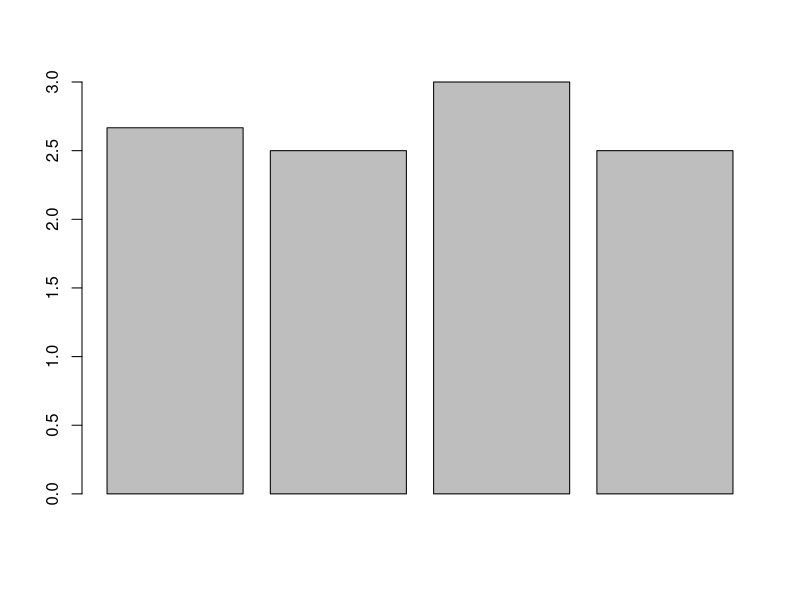

This chart was generated by the following R code:
## ---- chunk 1
my_vector <- c(1, 2, 3, 4)

#print the vector
my_vector
## ---- chunk 2
char_vector <- c("I", "love", "to", "code", "in", "R.")

char_vector
## ---- chunk 3
length(char_vector)
## ---- chunk 4
b <- c(1, 2, 3, 4)

# You can add one to each element of the vector
b + 1
## ---- chunk 5
c <- c(pop = 10, soda = 20, cola = 30)

c
## ---- chunk 6
char_vector_2 <- c("But", "Python", "is", "ok", "too.")

c(char_vector, char_vector_2)
## ---- chunk 7
limb_meas <- c(humerus = 10, femur = 20, tibiofibula = 25)

limb_meas
## ---- chunk 8
body_size <- 40
## ---- chunk 9
dec <- c(3.24, 5.4, 2.04, 6.55)

typeof(dec)
## ---- chunk 10
mix_vec <- c(1, "two", 3L)

mix_vec

typeof(mix_vec)
## ---- chunk 11
my_nums <- c(3, 5, 5)

mean(my_nums)
## ---- chunk 12
factorial(my_nums)
## ---- chunk 13
vec <- c(1, 2, 3, 4, 5)

vec2 <- c(4, 3, 2, 6, 8)

pmax(vec, vec2)
## ---- chunk 14
sentence_1 <- c("I", "want", "a", "pet", "turtle")

sentence_2 <- c("It", "will", "be", "green", "and", "brown")
## ---- chunk 15
z <- c(10, 11, 12, 13, 14, 15)

z[3] 
## ---- chunk 16
z[c(1, 4, 5)]
## ---- chunk 17
sentence_1 <- c("I", "want", "a", "pet", "turtle")
## ---- chunk 18
# hh = household
hh_1 <- c(2, 3, 3)
hh_2 <- c(3, 2, 2, 3)
hh_3 <- c(2, 4)
hh_4 <- c(3, 2)
## ---- chunk 19
function_name <- function(arg_1, arg_2, arg_3 = 2) {
  
  # do some useful stuff
  new_var <- sum(arg_1) + sum(arg_2) 
  
  # do some more useful stuff
  div_out <- new_var / arg_3
  
  # return the value
  return(div_out) 
}
## ---- chunk 20
take_avg <- function(x){
  
  # this function takes the same of all values in x. Assumes x is a numeric vector
  s <- sum(x)
  
  # this counts the number of elements in x
  l <- length(x)
  
  # we're dividing the sum of values by the number of values to calculate the mean
  avg <- s / l
  
  # this specifies the value to be returned by the function
  return(avg)
}
## ---- chunk 21
v <- c(2.4, 3.65, 7.5, 1.22)

take_avg(v)
## ---- chunk 22
# hh = household
hh_1 <- c(2, 3, 3)
hh_2 <- c(3, 2, 2, 3)
hh_3 <- c(2, 4)
hh_4 <- c(3, 2)
## ---- chunk 23
limb_meas_corrected <- limb_meas / body_size

limb_meas_corrected
## ---- chunk 24
# number of words in sentence 1
length(sentence_1)

# number of words in sentence 2
length(sentence_2)
## ---- chunk 25
sentences <- c(sentence_1, sentence_2)

sentences
## ---- chunk 26
# count the number of letters in each word
letter_count <- nchar(sentences)

# get the total number of letters
num_letters <- sum(letter_count)

num_letters
## ---- chunk 27
big_words <- sentence_1[c(2, 4, 5)]

big_words
## ---- chunk 28
typeof(hh_1)
typeof(hh_2)
typeof(hh_3)
typeof(hh_4)
## ---- chunk 29
hh_avg_1 <- take_avg(hh_1)
hh_avg_2 <- take_avg(hh_2)
hh_avg_3 <- take_avg(hh_3)
hh_avg_4 <- take_avg(hh_4)
## ---- chunk 30
all_avgs <- c(hh_avg_1, hh_avg_2, hh_avg_3, hh_avg_4)
all_avgs
## ---- chunk 31
barplot(all_avgs)
## ---- chunk 32
take_avg(all_avgs)
